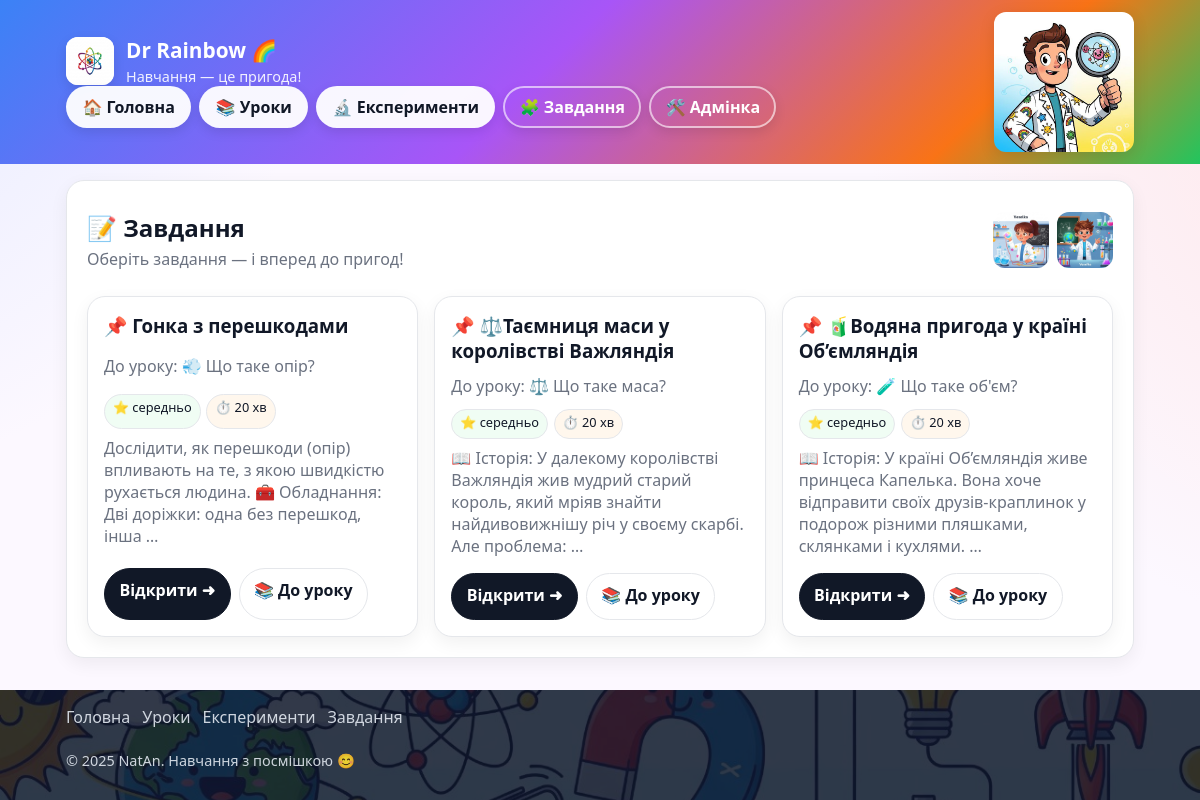
/tasks/, run on the app's committed database.
### tasks/models.py (models this page shows, shortened)
class Task(models.Model):
    title = models.CharField(max_length=200, verbose_name="Назва завдання")
    slug = models.SlugField(unique=True, verbose_name="URL-псевдонім")
    lesson = models.ForeignKey(Lesson, related_name="tasks", on_delete=models.CASCADE, verbose_name="Урок")
    instructions = models.TextField(verbose_name="Інструкція")
    level = models.CharField(max_length=50, blank=True, verbose_name="Рівень")
    duration = models.PositiveIntegerField(null=True, blank=True, verbose_name="Тривалість (хв)")
    image = models.ImageField(upload_to="tasks/", blank=True, null=True, verbose_name="Зображення")
    created_at = models.DateTimeField(auto_now_add=True, verbose_name="Створено")
    class Meta:
        verbose_name = "Завдання"
        verbose_name_plural = "Завдання"
        ordering = ["created_at", "id"]

### lessons/models.py (models this page shows, shortened)
class Lesson(models.Model):
    title = models.CharField("Назва уроку", max_length=200)
    slug = models.SlugField(max_length=100, unique=True, blank=False)
    emoji = models.CharField("Емоджі", max_length=10, blank=True, null=True)
    summary = models.TextField("Короткий опис", blank=True, null=True)
    level = models.CharField("Рівень складності", max_length=50, blank=True, null=True)
    duration = models.PositiveIntegerField("Тривалість (хв)", blank=True, null=True)
    age_range = models.CharField("Вік", max_length=50, blank=True, null=True)
    materials = models.TextField("Матеріали", blank=True, null=True)
    steps = models.TextField("Кроки", blank=True, null=True)
    assistant_image = models.CharField("Зображення асистента", max_length=255, blank=True, null=True)
    created_at = models.DateTimeField(auto_now_add=True)
    theory = models.TextField(blank=True, help_text="Текстовий опис для пояснення теорії")
    class Meta:
        verbose_name = "Урок"
        verbose_name_plural = "Уроки"
        ordering = ['-created_at']

### tasks/views.py (the view)
# urls.py: path("", tasks_list, name="tasks_list"),
def tasks_list(request):
    tasks = Task.objects.all()
    paginator = Paginator(tasks, 8)
    page_number = request.GET.get("page")
    page_obj = paginator.get_page(page_number)
    return render(request, "tasks/tasks_list.html", {
        "tasks": page_obj.object_list,
        "is_paginated": page_obj.has_other_pages(),
        "page_obj": page_obj,
    })

### tasks/templates/tasks/tasks_list.html (shortened to what this page needs)
{% extends "base.html" %}
{% load static %}
{% block content %}
<section class="panel" style="padding:1.25rem;display:grid;gap:1rem">
  <header style="display:flex;align-items:center;justify-content:space-between;gap:1rem;flex-wrap:wrap">
    <div>
      <h1 style="margin:0">📝 Завдання</h1>
      <p class="muted" style="margin:.25rem 0 0">Оберіть завдання — і вперед до пригод!</p>
    </div>
    <div style="display:flex;gap:.5rem;align-items:center">
      <img src="{% static 'images/assistant_girl.png' %}" alt="" style="height:56px;border-radius:12px;object-fit:cover">
      <img src="{% static 'images/assistant_boy.png' %}" alt="" style="height:56px;border-radius:12px;object-fit:cover">
    </div>
  </header>
  <div style="display:grid;gap:1rem;grid-template-columns:repeat(auto-fit,minmax(240px,1fr))">
    {% for task in tasks %}
      <article class="panel" style="padding:1rem;display:grid;gap:.5rem">
        <h3 style="margin:0">📌 {{ task.title }}</h3>
        {% if task.lesson %}<span class="muted">До уроку: {{ task.lesson.title }}</span>{% endif %}
        {% if task.level or task.duration %}
          <div style="display:flex;gap:.35rem;flex-wrap:wrap">
            {% if task.level %}
              <span style="font-size:.8rem;padding:.2rem .5rem;border-radius:999px;border:1px solid #e5e7eb;background:#f0fdf4">⭐ {{ task.level }}</span>
            {% endif %}
            {% if task.duration %}
              <span style="font-size:.8rem;padding:.2rem .5rem;border-radius:999px;border:1px solid #e5e7eb;background:#fff7ed">⏱️ {{ task.duration }} хв</span>
            {% endif %}
          </div>
        {% endif %}
        {% if task.instructions %}
          <p class="muted" style="margin:0">{{ task.instructions|truncatewords:20 }}</p>
        {% endif %}
        <div style="display:flex;gap:.5rem;flex-wrap:wrap;margin-top:.25rem">
          <a class="btn" href="{% url 'task_detail' task.slug %}">Відкрити ➜</a>
          {% if task.lesson %}<a class="app-btn" href="{% url 'lesson_detail' task.lesson.slug %}">📚 До уроку</a>{% endif %}
        </div>
      </article>
    {% empty %}
      <article class="panel" style="padding:1rem">
        <p class="muted" style="margin:0">Поки що немає жодного завдання.</p>
      </article>
    {% endfor %}
  </div>
</section>
{% endblock %}

### data on the page
Task: title "Гонка з перешкодами", lesson "💨 Що таке опір?", level "середньо", duration "20", instructions "Дослідити, як перешкоди (опір) впливають на те, з якою швидкістю рухається людина. 🧰 Обладнання: Дві доріжки: одна без перешкод, інша …", shows "📚 До уроку"
Task: title "⚖️Таємниця маси у королівстві Важляндія", lesson "⚖️ Що таке маса?", level "середньо", duration "20", instructions "📖 Історія: У далекому королівстві Важляндія жив мудрий старий король, який мріяв знайти найдивовижнішу річ у своєму скарбі. Але проблема: …", shows "📚 До уроку"
Task: title "🧃Водяна пригода у країні Об’ємляндія", lesson "🧪 Що таке об'єм?", level "середньо", duration "20", instructions "📖 Історія: У країні Об’ємляндія живе принцеса Капелька. Вона хоче відправити своїх друзів-краплинок у подорож різними пляшками, склянками і кухлями. …", shows "📚 До уроку"
